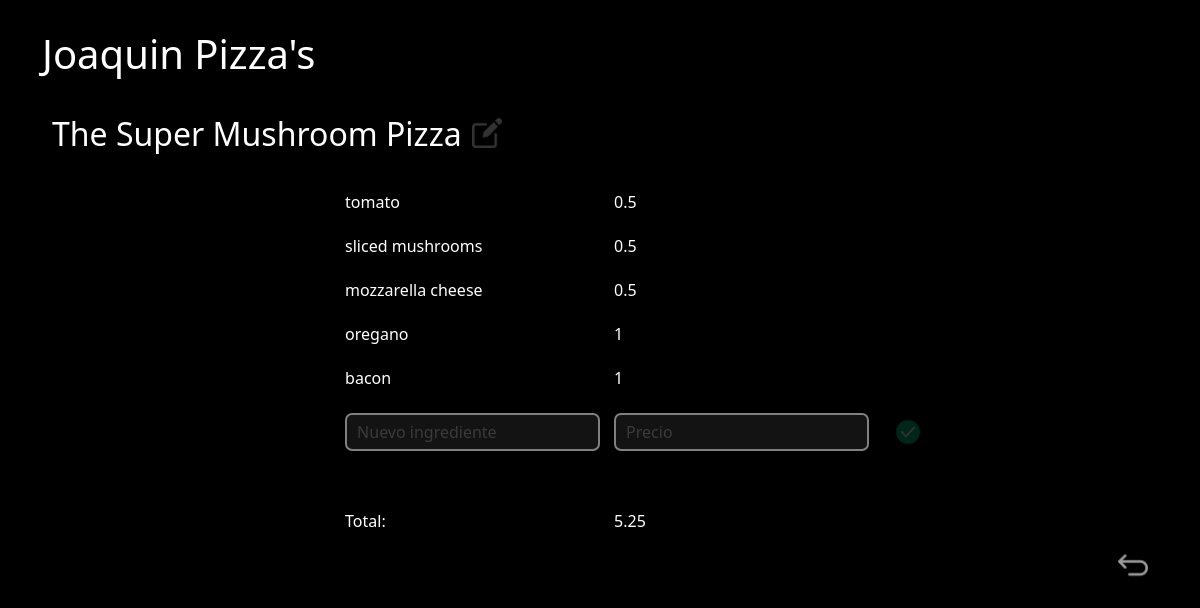
Screenshot of /pizza_info.php?id=2 with the database file from the repository.
### tables this page shows
CREATE TABLE `pizza` (
  `id` int(11) NOT NULL,
  `name` varchar(255) NOT NULL
);

CREATE TABLE `pizza_ingredients` (
  `pizza_id` int(11) NOT NULL,
  `ingredient_id` int(11) NOT NULL,
  `position` int(11) NOT NULL
);

CREATE TABLE `ingredients` (
  `id` int(11) NOT NULL,
  `name` varchar(255) NOT NULL,
  `cost_price` float NOT NULL
);

### php/pizzas.php (called while the page is built, shortened)
<?php
	require_once("db.php");
	class pizzas {
		private $db;
		private $table_p = "pizza";
    private $table_p_i = "pizza_ingredients";
		public function __construct($db) {
			$this->db = $db;
		}
		public function pizza_name($id) {
			return $this->db->select($this->table_p, rows: 'name', where: 'id='.$id)->fetch_row()[0];
		}
    public function ingredients($id) {
      return $this->db->select($this->table_p_i, rows: 'ingredient_id', where: 'pizza_id='.$id);
    }
	}
?>

### php/db.php (called while the page is built, shortened)
<?php
	class database {
	  private $servername ='localhost';
	  private $username='root';
	  private $password='';
	  private $dbname='pizza_db';
	  private $mysqli;
	  public function __construct() {
	  	$this->mysqli = new mysqli($this->servername,$this->username,$this->password,$this->dbname);
	  }
	  public function select($table, $rows="*", $where = null) {
	    if ($where != null) {
	        $sql = "SELECT $rows FROM `$table` WHERE $where";
	    } else {
	        $sql = "SELECT $rows FROM `$table`;";
	    }
	    return $this->mysqli->query($sql);
	  }
	}
?>

### php/ingredients.php (called while the page is built, shortened)
<?php
	require_once("db.php");
	class ingredients {
		private $db;
		private $table_i = "ingredients";
		public function __construct($db) {
			$this->db = $db;
		}
    public function get($id) {
      return $this->db->select($this->table_i, where: 'id='.$id)->fetch_object();
    }
	}
?>

### pizza_info.php (the view, shortened to what this page needs)
<?php
  require("php/pizzas.php");
  require("php/ingredients.php");
  $db = new database();
  $pizzas = new pizzas($db);
  $ingredients_db = new ingredients($db);
  $pizza_id = $_GET['id'];
  if($pizza_id != null) {
    $pizza_name = $pizzas->pizza_name($pizza_id);
    $pizza_html = $pizza_name;
	$pizza_img = 'edit';
    $ingredients = $pizzas->ingredients($pizza_id);
  } else {
	$pizza_id = 0;
    $pizza_html = "<input class='pizza_input w' type='text' value=''/>";
	$pizza_img = 'done';
	$ingredients = [];
  }
?>
<!DOCTYPE html>
<html lang="en">
  <head>
    <link href="https://cdn.jsdelivr.net/npm/bootstrap@5.2.3/dist/css/bootstrap.min.css" rel="stylesheet">
    <link rel="stylesheet" type="text/css" href="css/style.css">
  </head>
  <body>
    <div class="container main-c">
      <div class="container-title"><h1 class="w"> Joaquin Pizza's </h1></div>
      <div class="container-p" style="flex-direction: column;">
        <div class="container-p-title">
					<h2 id="pizza_name" class="name w"><?= $pizza_html ?></h2>
					<button id="edit_pizza_name" class="small-btn" onclick="editPizzaName(<?= $pizza_id ?>);">
						<img src="images/<?= $pizza_img ?>.png" alt="buttonpng" width="30" height="30"/>
					</button>
        </div>
        <div class="container-p-info w">
					<table>
						<?php
							$total = 0;
							foreach ($ingredients as $ingredient_row):
								$ingredient = $ingredients_db->get($ingredient_row['ingredient_id']);
								$total = $total + $ingredient->cost_price;
						?>
							<tr id="row-<?= $ingredient->id ?>" class="pizza_info">
								<td>
								</td>
								<td><?= $ingredient->name ?></td>
								<td><?= $ingredient->cost_price ?></td>
								<td class="center">
								</td>
							</tr>
						<?php
							endforeach;
							$total = $total * 1.5;
						?>
							<tr id="new-row">
								<td></td>
								<td><input id="new_ing_name" class="w" type="text" placeholder="Nuevo ingrediente"/></td>
								<td><input id="new_ing_price" class="w" type="text" placeholder="Precio"/></td>
								<td>
									<button class="small-btn" onclick="addIngredient(<?= $pizza_id ?>);">
										<img src="images/done.png" alt="buttonpng" width="30" height="30"/>
									</button>
								</td>
							</tr>
							<tr id="empty"><td>&nbsp;</td><td>&nbsp;</td><td>&nbsp;</td><td>&nbsp;</td></tr>
							<tr>
								<td></td>
								<td><label class="total">Total:</label></td>
								<td><span id="total"><?= $total ?></span></td>
								<td></td>
							</tr>
					</table>
        </div>
        <div class="container-p-back">
					<button id="return-btn" class="small-btn" onclick="parent.location='index.php'">
						<img src="images/return.png" alt="buttonpng" width="30" height="30"/>
					</button>
        </div>
      </div>
    </div>
  </body>
</html>

### css/style.css (style rules this page uses)
body { background-color: black; }
.container-title { margin: 30px 0px; }
.w { color: white; }
.center { text-align: center; vertical-align: middle; }
.container-p { display: flex; justify-content: space-between; min-height: 280px; }
.name { cursor: pointer; }
#pizza_name { margin: 10px 0px 10px 10px; line-height: 1 !important; }
.container-p-title { display: flex; margin-bottom: 20px; }
.container-p-info { display: flex; justify-content: center; }
.container-p-back { display: flex; justify-content: flex-end; }
tr { border-top-left-radius: 10px; border-bottom-left-radius: 10px; border-top-right-radius: 10px; border-bottom-right-radius: 10px; background-color: rgba(255, 255, 255, 0); transition: 0.3s; }
tr>td:first-child { border-top-left-radius: 10px; border-bottom-left-radius: 10px; }
tr>td:last-child { border-top-right-radius: 10px; border-bottom-right-radius: 10px; }
tr>td { padding: 7px; }
tr>td:first-child { padding-left: 15px; }
tr>td:last-child { padding-right: 15px; }
tr#new-row { background-color: transparent !important; }
tr#new-row>td>input[type=text], .pizza_input { border: 2px solid white;; border-radius: 7px; padding: 5px 10px; background-color: rgba(255, 255, 255, 0.15); opacity: 0.5; }
#return-btn { opacity: 0.6 !important; }
.small-btn { margin: 10px; background-color: transparent; width: 30px; height: 30px; border: none; padding: 0px; vertical-align: middle; transition: 0.8s; opacity: 0.2; }

### rows the page displays
pizza: name "The Super Mushroom Pizza"
pizza_ingredients: ingredient.name "tomato", ingredient.cost_price "0.5"
pizza_ingredients: ingredient.name "sliced mushrooms", ingredient.cost_price "0.5"
pizza_ingredients: ingredient.name "mozzarella cheese", ingredient.cost_price "0.5"
pizza_ingredients: ingredient.name "oregano", ingredient.cost_price "1"
pizza_ingredients: ingredient.name "bacon", ingredient.cost_price "1"

### other values shown
$total "5.25"
